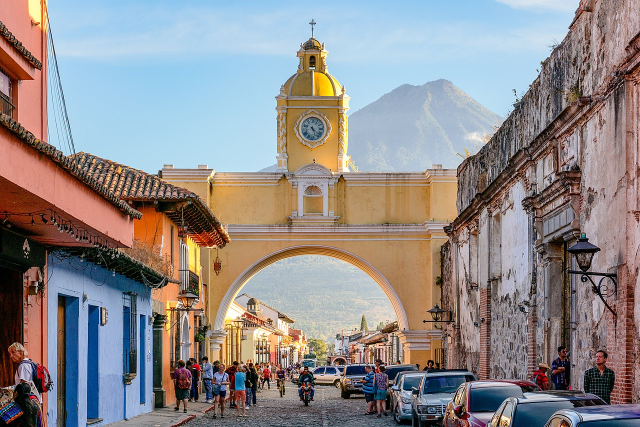
#> input picture foto_antigua.jpg, 1280 x 854 px (shown at 1/2 size)
$ jupyter execute lec1.ipynb
#> lines starting #> are read from the running program, lines starting #| are printed output that depends on the picture
[cell 1]
import cv2
import numpy as np
import matplotlib.pyplot as plt

[cell 2]
img=cv2.imread("foto_antigua.jpg")#, cv2.COLOR_BGR2RGB) # Se agrega el parámetro de COLOR_BGR2RGB
#> img is the input picture: shape (854, 1280, 3); mean B, G, R 138.6, 138.3, 143.6
img=cv2.cvtColor(img, cv2.COLOR_BGR2RGB)

[cell 3]
type(img)

Si al momento de usar shape, da 3, es que es a color

[cell 4]
img.shape
#> Out = (854, 1280, 3)

[cell 5]
img[177,655] #R,G,B
#> Out = [255, 220, 6]

### Dimensiones de la imagen

[cell 6]
alto = img.shape[0]
#> alto = 854
ancho = img.shape[1]
#> ancho = 1280

Siempre se va creando nueva imagen

[cell 7]
monocromo = np.zeros((alto, ancho, 3)) #espacio para la imagen resultante
gris_ponderado = np.zeros((alto, ancho, 1)) #seleccionamos 1 canal por que la imagen es en color gris

[cell 8]
for i in range(0,alto):
    for j in range(0, ancho):
        pixel = img[i,j] #Asignar los pixeles de la imagen.

        #Extraemos los canales
        blue = pixel[2]
        green = pixel[1]
        red = pixel[0]

        monocromo[i,j] = [0,green,0] #aplicamos transformación monocromo
        gris_ponderado[i,j] = int(0.29*red + 0.59*green + 0.114*blue)
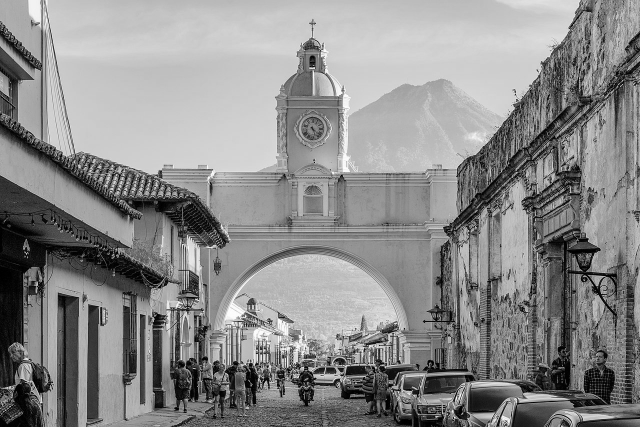
#> gris_ponderado: shape (854, 1280, 1) float64 (shown at 1/2 size); min 0, max 253, mean 138.6
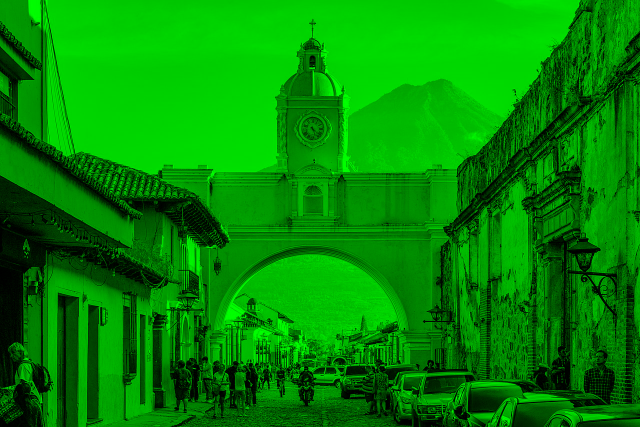
#> monocromo: shape (854, 1280, 3) float64 (shown at 1/2 size); mean R, G, B 0, 138.3, 0

### Bajamos imagen a Disco

[cell 9]
cv2.imwrite("monocromo.jpg", monocromo)
cv2.imwrite("gris_ponderado.jpg", gris_ponderado)
#> Out = True

[cell 10]
monocromo = cv2.imread("monocromo.jpg")
monocromo = cv2.cvtColor(monocromo,cv2.COLOR_BGR2RGB)
plt.imshow(monocromo)
plt.show()

[cell 11]
gris = cv2.imread("gris_ponderado.jpg")
#> gris: shape (854, 1280, 3); min 0, max 255, mean 138.6
plt.imshow(gris)
plt.show
